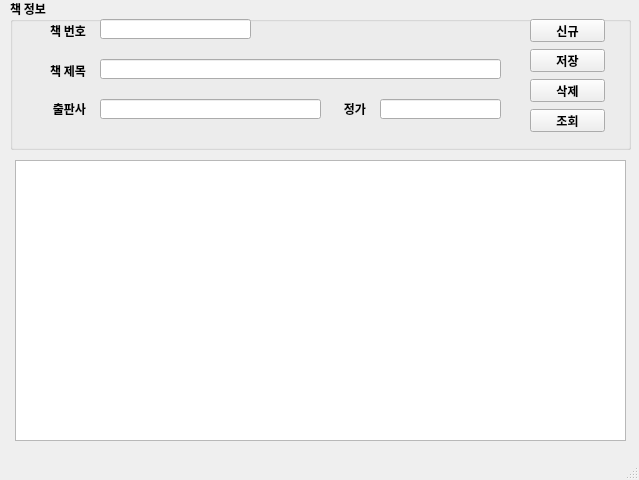
<?xml version="1.0" encoding="UTF-8"?>
<ui version="4.0">
 <class>MainWindow</class>
 <widget class="QMainWindow" name="MainWindow">
  <property name="geometry">
   <rect>
    <x>0</x>
    <y>0</y>
    <width>639</width>
    <height>480</height>
   </rect>
  </property>
  <property name="maximumSize">
   <size>
    <width>640</width>
    <height>480</height>
   </size>
  </property>
  <property name="font">
   <font>
    <family>나눔고딕</family>
    <weight>75</weight>
    <bold>true</bold>
   </font>
  </property>
  <property name="windowTitle">
   <string>마당 도서관리 V1.0</string>
  </property>
  <widget class="QWidget" name="centralwidget">
   <widget class="QGroupBox" name="groupBox">
    <property name="geometry">
     <rect>
      <x>10</x>
      <y>-1</y>
      <width>621</width>
      <height>151</height>
     </rect>
    </property>
    <property name="title">
     <string>책 정보</string>
    </property>
    <widget class="QLabel" name="label">
     <property name="geometry">
      <rect>
       <x>20</x>
       <y>26</y>
       <width>56</width>
       <height>12</height>
      </rect>
     </property>
     <property name="text">
      <string>책 번호</string>
     </property>
     <property name="alignment">
      <set>Qt::AlignRight|Qt::AlignTrailing|Qt::AlignVCenter</set>
     </property>
    </widget>
    <widget class="QLineEdit" name="txtBookId">
     <property name="geometry">
      <rect>
       <x>90</x>
       <y>20</y>
       <width>151</width>
       <height>20</height>
      </rect>
     </property>
    </widget>
    <widget class="QPushButton" name="btnNew">
     <property name="geometry">
      <rect>
       <x>520</x>
       <y>20</y>
       <width>75</width>
       <height>23</height>
      </rect>
     </property>
     <property name="text">
      <string>신규</string>
     </property>
    </widget>
    <widget class="QPushButton" name="btnSave">
     <property name="geometry">
      <rect>
       <x>520</x>
       <y>50</y>
       <width>75</width>
       <height>23</height>
      </rect>
     </property>
     <property name="text">
      <string>저장</string>
     </property>
    </widget>
    <widget class="QPushButton" name="btnDel">
     <property name="geometry">
      <rect>
       <x>520</x>
       <y>80</y>
       <width>75</width>
       <height>23</height>
      </rect>
     </property>
     <property name="text">
      <string>삭제</string>
     </property>
    </widget>
    <widget class="QPushButton" name="btnReload">
     <property name="geometry">
      <rect>
       <x>520</x>
       <y>110</y>
       <width>75</width>
       <height>23</height>
      </rect>
     </property>
     <property name="text">
      <string>조회</string>
     </property>
    </widget>
    <widget class="QLineEdit" name="txtBookName">
     <property name="geometry">
      <rect>
       <x>90</x>
       <y>60</y>
       <width>401</width>
       <height>20</height>
      </rect>
     </property>
    </widget>
    <widget class="QLabel" name="label_2">
     <property name="geometry">
      <rect>
       <x>20</x>
       <y>66</y>
       <width>56</width>
       <height>12</height>
      </rect>
     </property>
     <property name="text">
      <string>책 제목</string>
     </property>
     <property name="alignment">
      <set>Qt::AlignRight|Qt::AlignTrailing|Qt::AlignVCenter</set>
     </property>
    </widget>
    <widget class="QLabel" name="label_3">
     <property name="geometry">
      <rect>
       <x>20</x>
       <y>104</y>
       <width>56</width>
       <height>12</height>
      </rect>
     </property>
     <property name="text">
      <string>출판사</string>
     </property>
     <property name="alignment">
      <set>Qt::AlignRight|Qt::AlignTrailing|Qt::AlignVCenter</set>
     </property>
    </widget>
    <widget class="QLabel" name="label_4">
     <property name="geometry">
      <rect>
       <x>300</x>
       <y>104</y>
       <width>56</width>
       <height>12</height>
      </rect>
     </property>
     <property name="text">
      <string>정가</string>
     </property>
     <property name="alignment">
      <set>Qt::AlignRight|Qt::AlignTrailing|Qt::AlignVCenter</set>
     </property>
    </widget>
    <widget class="QLineEdit" name="txtPrice">
     <property name="geometry">
      <rect>
       <x>370</x>
       <y>100</y>
       <width>121</width>
       <height>20</height>
      </rect>
     </property>
    </widget>
    <widget class="QLineEdit" name="txtPublisher">
     <property name="geometry">
      <rect>
       <x>90</x>
       <y>100</y>
       <width>221</width>
       <height>20</height>
      </rect>
     </property>
    </widget>
   </widget>
   <widget class="QTableWidget" name="tblBooks">
    <property name="geometry">
     <rect>
      <x>15</x>
      <y>160</y>
      <width>611</width>
      <height>281</height>
     </rect>
    </property>
   </widget>
  </widget>
  <widget class="QMenuBar" name="menubar">
   <property name="geometry">
    <rect>
     <x>0</x>
     <y>0</y>
     <width>639</width>
     <height>21</height>
    </rect>
   </property>
  </widget>
  <widget class="QStatusBar" name="statusbar"/>
 </widget>
 <tabstops>
  <tabstop>txtBookId</tabstop>
  <tabstop>txtBookName</tabstop>
  <tabstop>txtPublisher</tabstop>
  <tabstop>txtPrice</tabstop>
  <tabstop>btnNew</tabstop>
  <tabstop>btnSave</tabstop>
  <tabstop>btnDel</tabstop>
  <tabstop>btnReload</tabstop>
  <tabstop>tblBooks</tabstop>
 </tabstops>
 <resources/>
 <connections/>
</ui>
